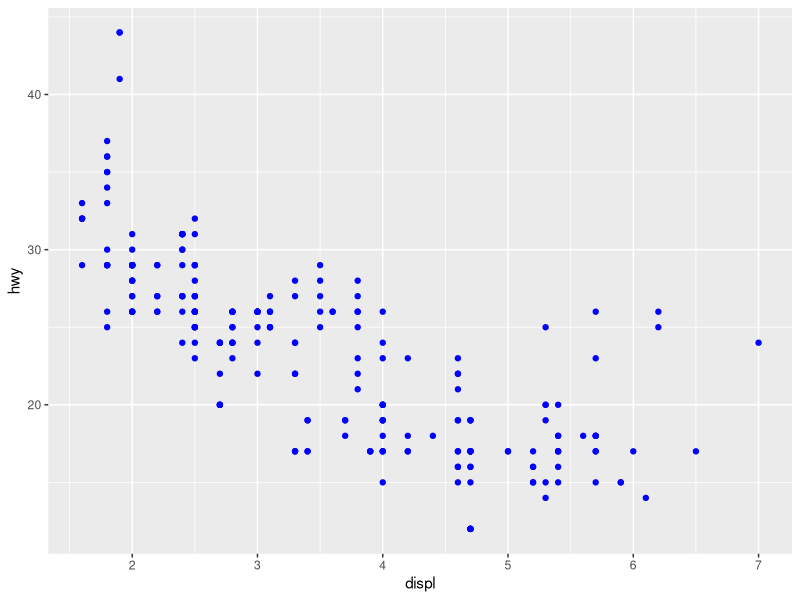
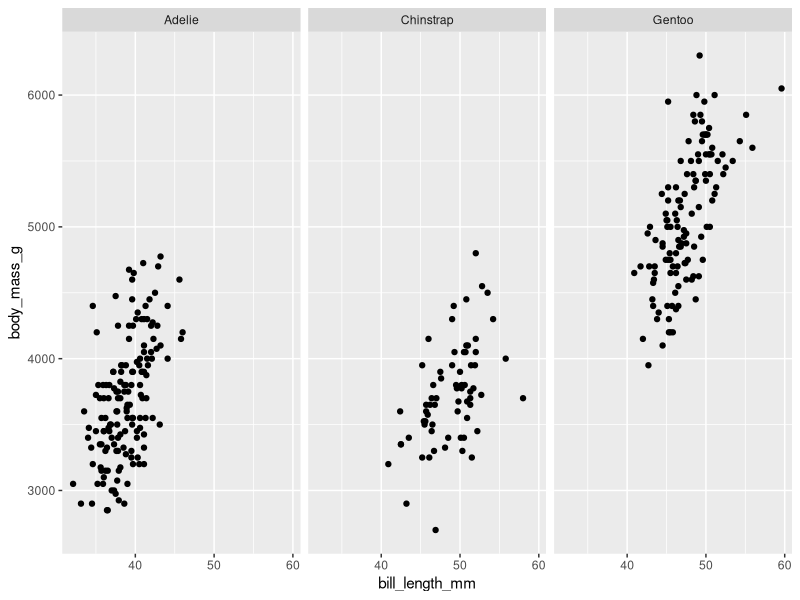
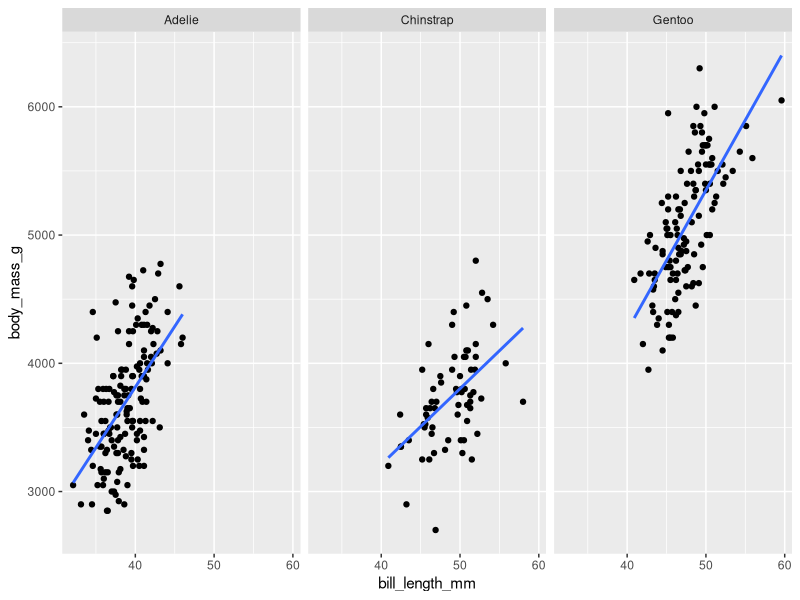
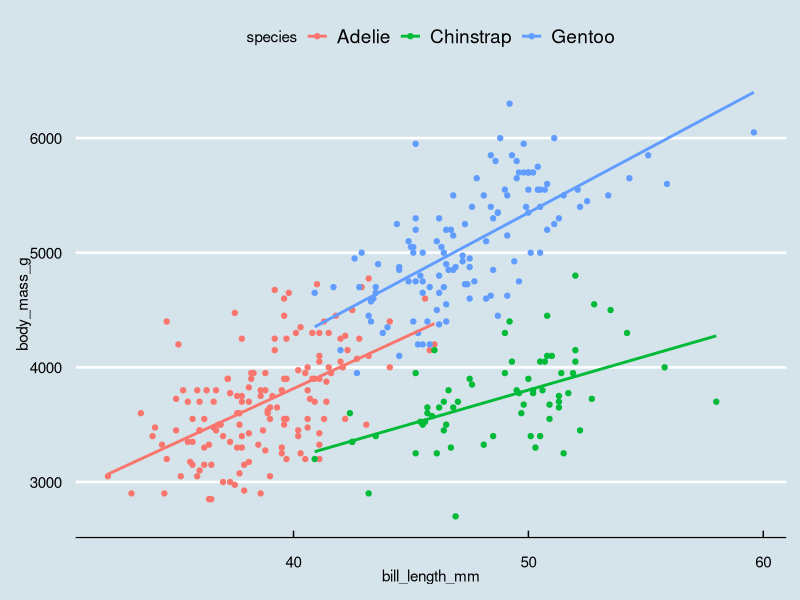

Here is the R script that generated these plots, in order: (Note: this script raises an error after producing the figures.)
## ---- chunk 1
knitr::opts_chunk$set(echo = TRUE, collapse = TRUE, 
                      warning = FALSE, message = FALSE)
library(ggplot2)
library(dplyr)
library(ggthemes)
# add packages here 
## ---- chunk 2
library(ggplot2)
head(mpg)
ggplot(data = mpg) + 
  geom_point(mapping = aes(x = displ, y = hwy), color= "blue")
## ---- chunk 3
data(penguins, package = 'palmerpenguins')
## ---- chunk 4
ggplot(penguins, aes(y = body_mass_g, x = bill_length_mm)) + geom_point() + facet_wrap(~species)
## ---- chunk 5
ggplot(penguins, aes(y = body_mass_g, x = bill_length_mm)) + geom_point() + facet_wrap(~species) + geom_smooth(method="lm", se=FALSE)
## ---- chunk 6
ggplot(penguins, aes(y = body_mass_g, x = bill_length_mm, 
                     color = species)) +
  geom_point() + 
  geom_smooth(method="lm", se=FALSE) +
  ggthemes::theme_economist()
## ---- chunk 7
# install.packages("nasaweather")
data(storms, package = "nasaweather")
## ---- chunk 8
storm.path <- ggplot(storms, aes(x = long, y = lat)) + 
  geom_path(aes(color=name)) + 
  facet_wrap(~year) + 
  scale_color_discrete(guide="none")
storm.path + coord_map()
## ---- chunk 9
country_data <- map_data("world", region = c("usa", "mexico", "canada", "uk"))
storm.path + geom_polygon(data = country_data, 
                          aes(x = long, y = lat, group = group),
                          alpha=0.2, col="pink", fill = "#7050ff") +
  coord_map(xlim = range(storms$long),
                                                                                                                     ylim = range(storms$lat))
## ---- chunk 10
mydata <- data.frame(classType = c('C', 'C', 'C', 'S', 'S'),
                     m = c(10, 3, 7, 2, 7),
                     w = c(4, 1, 3, 7, 10)) 
mydata
